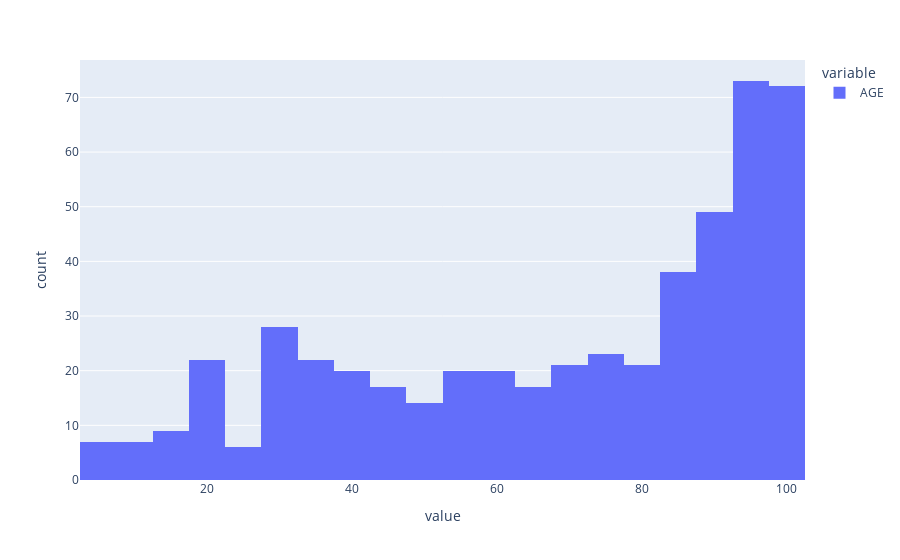

Notebook source saved alongside this figure:
### Code cell
px.histogram(df_boston['AGE'])
# skew to R

### Figure 1 — Plotly figure (JSON) as saved in the notebook; plotly's stock layout.template omitted (floating-point values rounded to 4 significant figures; data arrays with more than 128 entries replaced by an {"elided": "..."} marker saying what was removed)
{"data": [{"alignmentgroup": "True", "bingroup": "x", "hovertemplate": "variable=AGE<br>value=%{x}<br>count=%{y}<extra></extra>", "legendgroup": "AGE", "marker": {"color": "#636efa", "pattern": {"shape": ""}}, "name": "AGE", "offsetgroup": "AGE", "orientation": "v", "showlegend": true, "type": "histogram", "x": {"elided": "506 float values"}, "xaxis": "x", "yaxis": "y"}], "layout": {"barmode": "relative", "legend": {"title": {"text": "variable"}, "tracegroupgap": 0}, "margin": {"t": 60}, "xaxis": {"anchor": "y", "domain": [0, 1], "title": {"text": "value"}}, "yaxis": {"anchor": "x", "domain": [0, 1], "title": {"text": "count"}}}}
